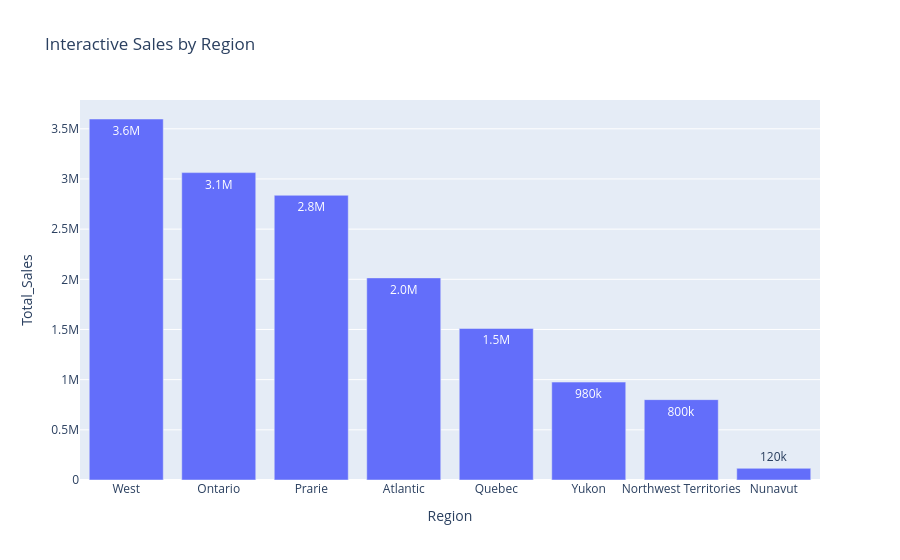

Write notebook code for a chart like this one.
### Code cell
fig = px.bar(region_sales, x="Region", y="Total_Sales",
              title="Interactive Sales by Region", text_auto=".2s")
fig.show()

### Figure 1 — Plotly figure (JSON) as saved in the notebook; plotly's stock layout.template omitted (floating-point values rounded to 4 significant figures)
{"data": [{"hovertemplate": "Region=%{x}<br>Total_Sales=%{y}<extra></extra>", "legendgroup": "", "marker": {"color": "#636efa", "pattern": {"shape": ""}}, "name": "", "orientation": "v", "showlegend": false, "textposition": "auto", "texttemplate": "%{y:.2s}", "type": "bar", "x": ["West", "Ontario", "Prarie", "Atlantic", "Quebec", "Yukon", "Northwest Territories", "Nunavut"], "xaxis": "x", "y": [3598000.0, 3063000.0, 2837000.0, 2014000.0, 1510000.0, 975900.0, 800800.0, 116400.0], "yaxis": "y"}], "layout": {"barmode": "relative", "legend": {"tracegroupgap": 0}, "title": {"text": "Interactive Sales by Region"}, "xaxis": {"anchor": "y", "domain": [0, 1], "title": {"text": "Region"}}, "yaxis": {"anchor": "x", "domain": [0, 1], "title": {"text": "Total_Sales"}}}}
